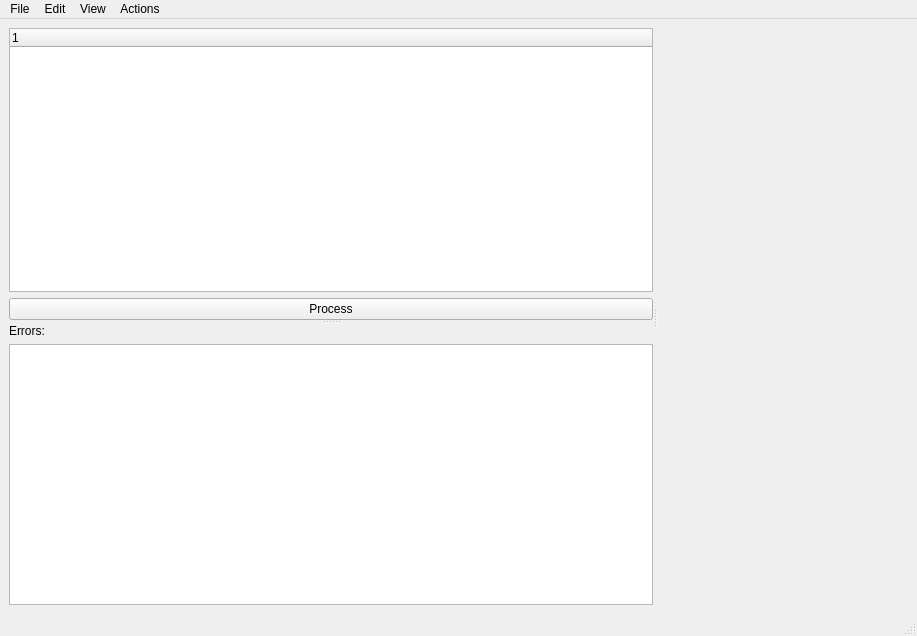
<?xml version="1.0" encoding="UTF-8"?>
<ui version="4.0">
 <class>MainWindow</class>
 <widget class="QMainWindow" name="MainWindow">
  <property name="geometry">
   <rect>
    <x>0</x>
    <y>0</y>
    <width>917</width>
    <height>636</height>
   </rect>
  </property>
  <property name="windowTitle">
   <string>BatchUI</string>
  </property>
  <widget class="QWidget" name="centralwidget">
   <property name="autoFillBackground">
    <bool>false</bool>
   </property>
   <layout class="QVBoxLayout" name="verticalLayout_4">
    <item>
     <widget class="QSplitter" name="horizontalSplitter">
      <property name="orientation">
       <enum>Qt::Horizontal</enum>
      </property>
      <widget class="QSplitter" name="verticalSplitter">
       <property name="orientation">
        <enum>Qt::Vertical</enum>
       </property>
       <widget class="QWidget" name="verticalLayoutWidget">
        <layout class="QVBoxLayout" name="verticalLayout_2">
         <item>
          <widget class="QTreeWidget" name="filesTreeWidget">
           <property name="acceptDrops">
            <bool>true</bool>
           </property>
           <property name="autoFillBackground">
            <bool>false</bool>
           </property>
           <property name="selectionMode">
            <enum>QAbstractItemView::ExtendedSelection</enum>
           </property>
           <column>
            <property name="text">
             <string notr="true">1</string>
            </property>
           </column>
          </widget>
         </item>
         <item>
          <widget class="QPushButton" name="processButton">
           <property name="minimumSize">
            <size>
             <width>0</width>
             <height>0</height>
            </size>
           </property>
           <property name="text">
            <string>Process</string>
           </property>
          </widget>
         </item>
        </layout>
       </widget>
       <widget class="QWidget" name="verticalLayoutWidget_2">
        <layout class="QVBoxLayout" name="verticalLayout_3">
         <item>
          <widget class="QLabel" name="label">
           <property name="text">
            <string>Errors:</string>
           </property>
          </widget>
         </item>
         <item>
          <widget class="QTextEdit" name="console">
           <property name="readOnly">
            <bool>true</bool>
           </property>
          </widget>
         </item>
        </layout>
       </widget>
      </widget>
      <widget class="QWidget" name="sideWidget" native="true"/>
     </widget>
    </item>
   </layout>
  </widget>
  <widget class="QStatusBar" name="statusbar"/>
  <widget class="QMenuBar" name="menuBar">
   <property name="geometry">
    <rect>
     <x>0</x>
     <y>0</y>
     <width>917</width>
     <height>21</height>
    </rect>
   </property>
   <widget class="QMenu" name="menuFile">
    <property name="title">
     <string>File</string>
    </property>
    <addaction name="exitAction"/>
   </widget>
   <widget class="QMenu" name="menuView">
    <property name="title">
     <string>View</string>
    </property>
    <addaction name="showWithoutGuessAction"/>
   </widget>
   <widget class="QMenu" name="menuEdit">
    <property name="title">
     <string>Edit</string>
    </property>
    <addaction name="backupAction"/>
    <addaction name="preferencesAction"/>
   </widget>
   <widget class="QMenu" name="menuActions">
    <property name="title">
     <string>Actions</string>
    </property>
   </widget>
   <addaction name="menuFile"/>
   <addaction name="menuEdit"/>
   <addaction name="menuView"/>
   <addaction name="menuActions"/>
  </widget>
  <action name="actionOptions">
   <property name="text">
    <string>Options...</string>
   </property>
  </action>
  <action name="actionExit">
   <property name="text">
    <string>Exit</string>
   </property>
  </action>
  <action name="showWithoutGuessAction">
   <property name="checkable">
    <bool>true</bool>
   </property>
   <property name="text">
    <string>Show unidentified files</string>
   </property>
  </action>
  <action name="backupAction">
   <property name="checkable">
    <bool>true</bool>
   </property>
   <property name="text">
    <string>Backup files before modification</string>
   </property>
  </action>
  <action name="exitAction">
   <property name="text">
    <string>&amp;Exit</string>
   </property>
   <property name="shortcut">
    <string>Ctrl+Q</string>
   </property>
  </action>
  <action name="preferencesAction">
   <property name="text">
    <string>Preferences...</string>
   </property>
  </action>
 </widget>
 <resources/>
 <connections/>
</ui>
